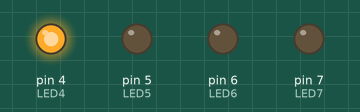
This sketch was run on a simulated Arduino Uno, built with avr-gcc and run on an emulated ATmega328P. Parts: output pins drawn as LEDs (lit = HIGH).

Above: at 0.5 s.
At 1.5 s:
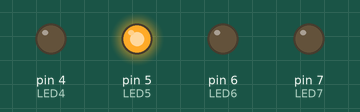
At 2.5 s:
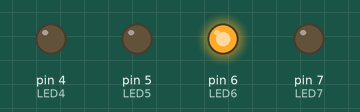
At 3.5 s:
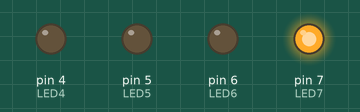
Timing chart, 0 to 5.2 s (numbered marks = the images above):
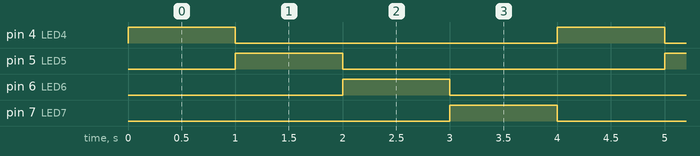

Measured:
- by itself, pin 4 (LED4), pin 5 (LED5), pin 6 (LED6), pin 7 (LED7): alternates HIGH for 1.0 s and LOW for 3.0 s
- by itself, everything shown: repeats every 4.0 s, in 5 steps

The sketch:

sheet1_Q2-abanoub-entesar.ino
```cpp
# define LED4  4
# define LED5 5
# define LED6 6
# define LED7 7
void setup() {
pinMode(LED4,OUTPUT);
pinMode(LED5,OUTPUT);
pinMode(LED6,OUTPUT);
pinMode(LED7,OUTPUT);
digitalWrite(LED4,LOW);
digitalWrite(LED5,LOW);
digitalWrite(LED6,LOW);
digitalWrite(LED7,LOW);
}

void loop() {

  digitalWrite(LED4,HIGH);
  delay(1000);
  digitalWrite(LED4,LOW);
  digitalWrite(LED5,HIGH);
  delay(1000);
  digitalWrite(LED5,LOW);
  digitalWrite(LED6,HIGH);
  delay(1000);
  digitalWrite(LED6,LOW);
  digitalWrite(LED7,HIGH);
  delay(1000);
  digitalWrite(LED7,LOW);
}
```
